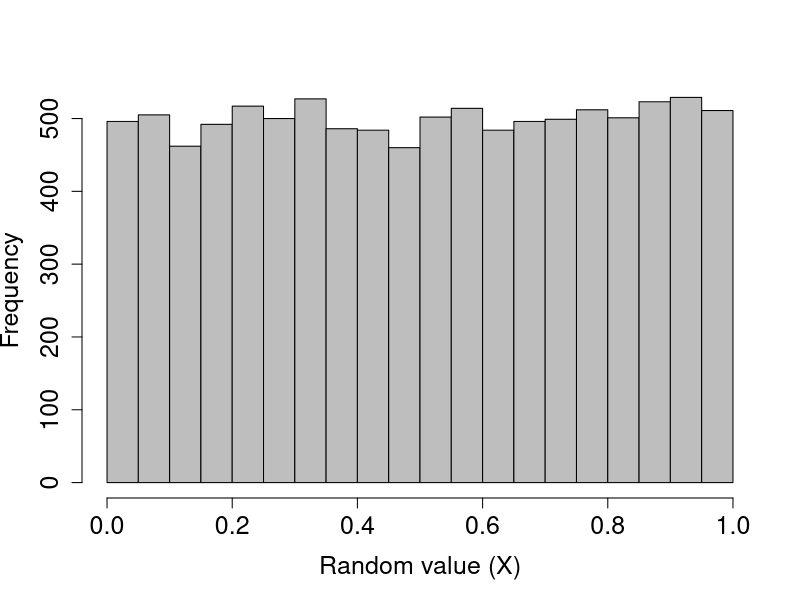
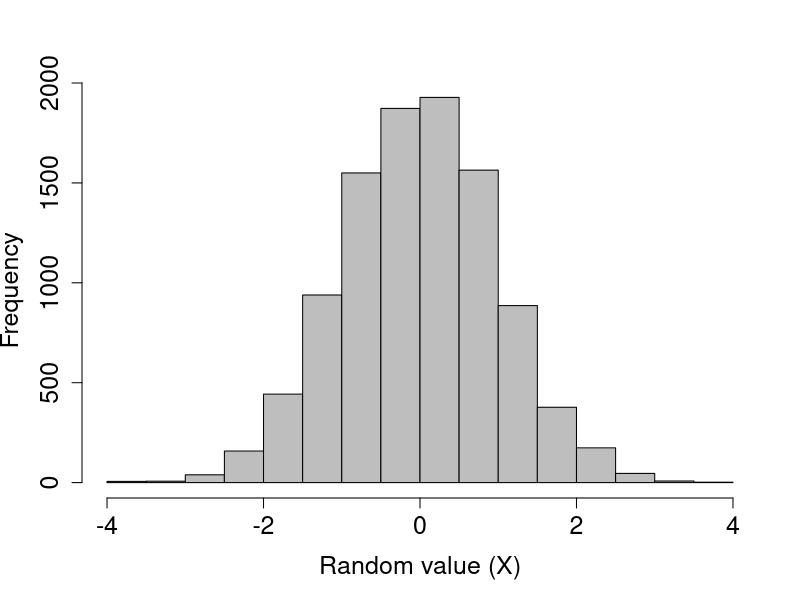
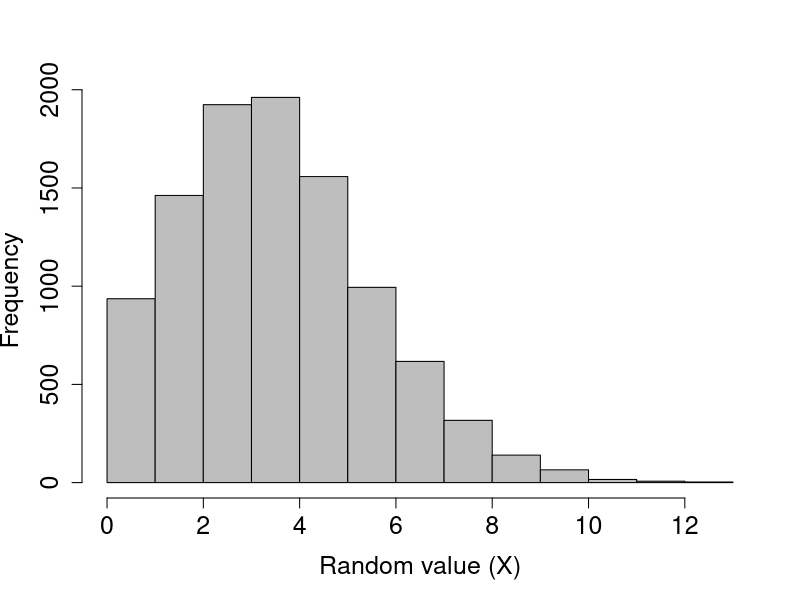
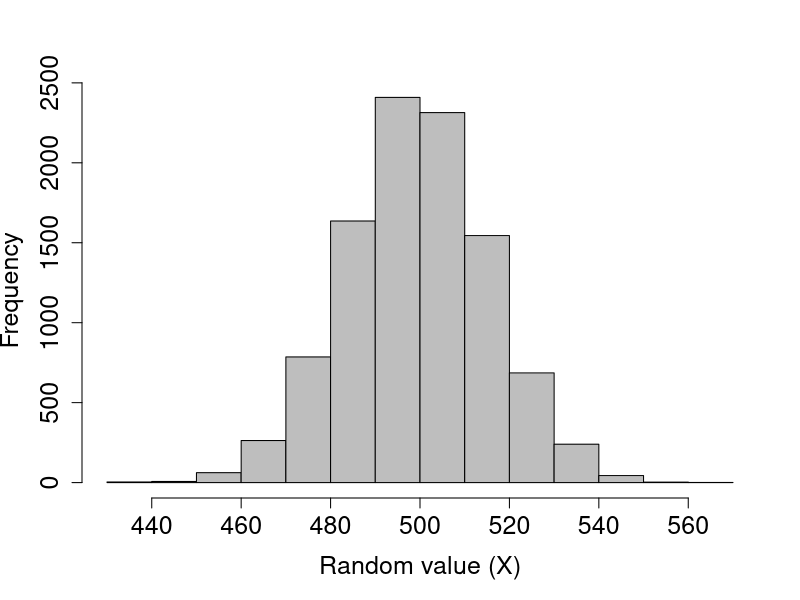
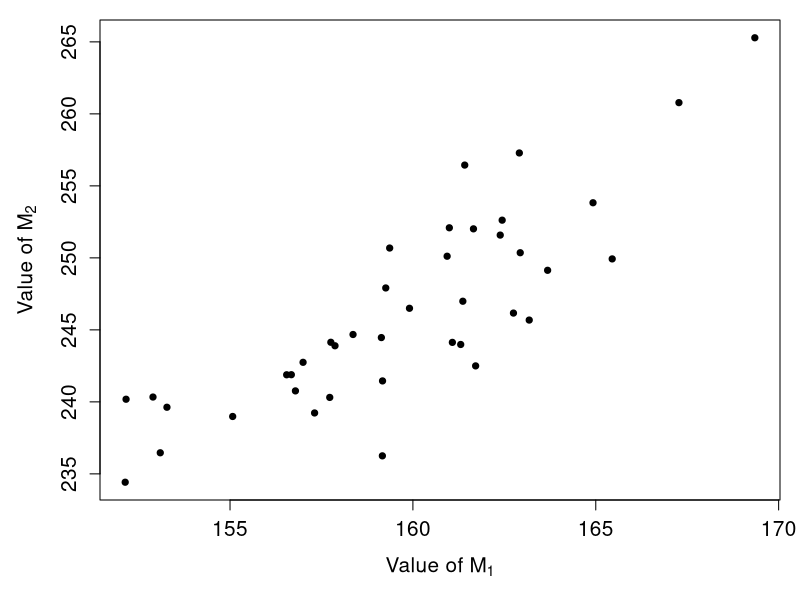

Here is the R script that generated these plots, in order:
## ---- chunk 1
rand_unifs_10 <- runif(n = 10, min = 0, max = 1);
## ---- chunk 2
print(rand_unifs_10);
## ---- chunk 3
rand_unifs_10000 <- runif(n = 10000, min = 0, max = 1);
hist(rand_unifs_10000, xlab = "Random value (X)", col = "grey",
     main = "", cex.lab = 1.5, cex.axis = 1.5);
## ---- chunk 4
rand_norms_10 <- rnorm(n = 10, mean = 0, sd = 1);
## ---- chunk 5
print(rand_norms_10);
## ---- chunk 6
rand_norms_10000 <- rnorm(n = 10000, mean = 0, sd = 1);
hist(rand_norms_10000, xlab = "Random value (X)", col = "grey",
     main = "", cex.lab = 1.5, cex.axis = 1.5);
## ---- chunk 7
rand_poissons <- rpois(n = 10, lambda = 1);
print(rand_poissons);
## ---- chunk 8
rand_poissons_10000 <- rpois(n = 10000, lambda = 4);
hist(rand_poissons_10000, xlab = "Random value (X)", col = "grey",
     main = "", cex.lab = 1.5, cex.axis = 1.5);
## ---- chunk 9
coin_flips <- rbinom(n = 1, size = 1000, prob = 0.5);
print(coin_flips);
## ---- chunk 10
coin_flips_2 <- rbinom(n = 2, size = 1000, prob = 0.5);
print(coin_flips_2);
## ---- chunk 11
coin_flips_10000 <- rbinom(n = 10000, size = 1000, prob = 0.5);
## ---- chunk 12
hist(coin_flips_10000, xlab = "Random value (X)", col = "grey",
     main = "", cex.lab = 1.5, cex.axis = 1.5);
## ---- chunk 13
flips_10 <- rbinom(n = 10, size = 1, prob = 0.5);
## ---- chunk 14
print(flips_10);
## ---- chunk 15
rand_number_1 <- sample(x = 1:10, size = 1);
## ---- chunk 16
rand_number_10 <- sample(x = 1:10, size = 10);
print(rand_number_10);
## ---- chunk 17
rand_number_10_r <- sample(x = 1:10, size = 10, replace = TRUE);
print(rand_number_10_r);
## ---- chunk 18
prob_vec      <- c( rep(x = 0.05, times = 5), rep(x = 0.15, times = 5) );
rand_num_bias <- sample(x = 1:10, size = 10, replace = TRUE, prob = prob_vec);
print(rand_num_bias);
## ---- chunk 19
species <- c("species_A", "species_B", "species_C");
## ---- chunk 20
sp_sample <- sample(x = species, size = 12, replace = TRUE, 
                    prob = c(0.5, 0.25, 0.25) 
                    );
## ---- chunk 21
print(sp_sample);
## ---- chunk 22
N   <- 10000;
rho <- 0.3;
x1  <- rnorm(n = N, mean = 0, sd = 1);
x2  <- (rho * x1) + sqrt(1 - rho*rho) * rnorm(n = N, mean = 0, sd = 1);
## ---- chunk 23
cor(x1, x2);
## ---- chunk 24
library("MASS");
## ---- chunk 25
bumpus <- read.csv("Bumpus_data.csv");
c_bump <- cov(bumpus[,3:5]);
## ---- chunk 26
library(knitr);
mns <- round(apply(X = bumpus[,3:5], MARGIN = 2, FUN = mean), digits = 2);
vrs <- round(apply(X = bumpus[,3:5], MARGIN = 2, FUN = var), digits = 2);
nms <- c("M1", "M2", "M3");
dfrm <- data.frame(measurement = nms, mean = mns, variance = vrs);
rownames(dfrm) <- NULL;
kable(dfrm);
## ---- chunk 27
matrix_data <- c(12.68, 13.95, 3.07, 13.95, 30.39, 4.70, 3.07, 4.70, 2.18);
cv_mat      <- matrix(data = matrix_data, nrow = 3, ncol = 3, byrow = TRUE);
rownames(cv_mat) <- c("M1", "M2", "M3");
colnames(cv_mat) <- c("M1", "M2", "M3");
## ---- chunk 28
print(cv_mat);
## ---- chunk 29
mns <- c(159.54, 245.26, 25.52);
## ---- chunk 30
sim_data <- mvrnorm(n = 40, mu = mns, Sigma = cv_mat);
## ---- chunk 31
kable(sim_data);
## ---- chunk 32
apply(X = sim_data, MARGIN = 2, FUN = mean);
## ---- chunk 33
cov(sim_data);
## ---- chunk 34
par(mar = c(5, 5, 1, 1));
plot(x = sim_data[,1], y = sim_data[,2], pch = 20, cex = 1.25, cex.lab = 1.25,
     cex.axis = 1.25, xlab = expression(paste("Value of ", M[1])),
     ylab = expression(paste("Value of ", M[2])));
